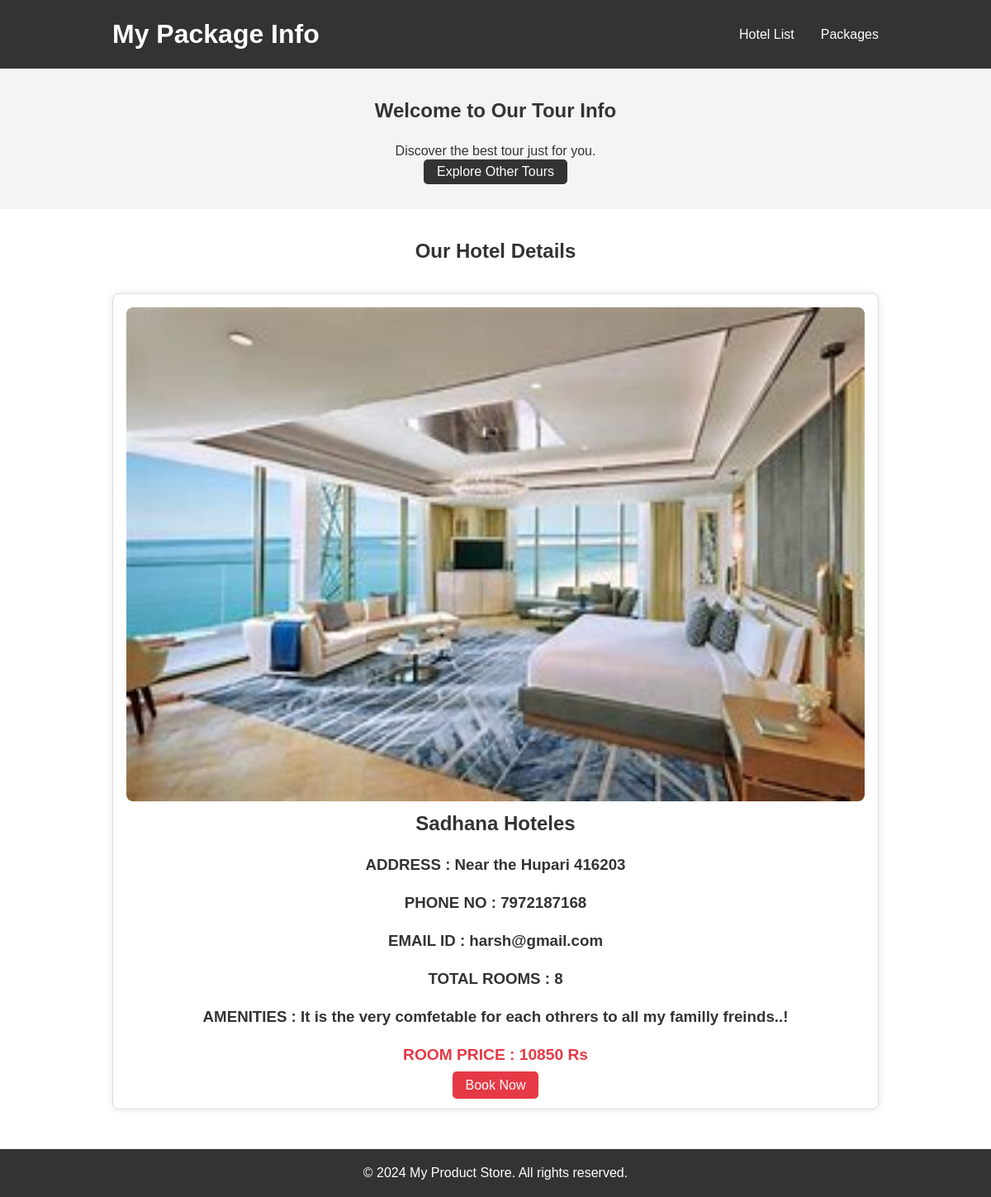
The page /book_files/book_hotel.php?id=1 on the database its author committed.
### tables this page shows
CREATE TABLE `create_hotel` (
  `Hotel_Id` int(100) NOT NULL,
  `Hotel_Name` varchar(100) NOT NULL,
  `Hotel_Address` varchar(100) NOT NULL,
  `PhoneNo` varchar(20) NOT NULL,
  `email` varchar(100) NOT NULL,
  `NumberOfRooms` varchar(100) NOT NULL,
  `PriceOfRoom` int(100) NOT NULL,
  `amenities` varchar(500) NOT NULL,
  `Hotel_Image` varchar(200) NOT NULL
);

### book_files/book_hotel.php (the view, shortened to what this page needs)
<?php
     include("../config/connection.php");
     if(isset($_GET['id'])){
        $sql = "select * from create_hotel where Hotel_Id = " .  $_GET['id'];
         $result = $conn->query($sql);
         $data = mysqli_fetch_assoc($result);
     }
     else{
         echo "Invalid request..!";
         exit;
     }
?>
<!DOCTYPE html>
<html lang="en">
<head>
    <link rel="stylesheet" href="styles.css">
</head>
<body>
    <header>
        <div class="container">
            <h1>My Package Info</h1>
            <nav>
                <ul>
                    <li><a href="../Lakshadweep/hotellist.php">Hotel List</a></li>
                    <li><a href="book_tour.php">Packages</a></li>
                </ul>
            </nav>
        </div>
    </header>
    <section class="hero">
        <div class="container">
            <h2>Welcome to Our Tour Info</h2>
            <p>Discover the best tour just for you.</p>
            <a href="#products" class="cta-button" >Explore Other Tours</a>
        </div>
    </section>
    <section id="products" class="products">
        <div class="container">
            <h2>Our Hotel Details</h2>
            <div class="product">
                <img src="<?php echo $data['Hotel_Image']; ?>" alt="Package 1">
                <h1><?php echo $data['Hotel_Name']; ?></h1>
                <h3>ADDRESS : <?php echo $data['Hotel_Address']; ?></h3>
                <h3>PHONE NO : <?php echo $data['PhoneNo']; ?></h3>
                <h3>EMAIL ID : <?php echo $data['email']; ?></h3>
                <h3>TOTAL ROOMS : <?php echo $data['NumberOfRooms']; ?></h3>
                <h3>AMENITIES : <?php echo $data['amenities']; ?></h3>
                <h3 class="price">ROOM PRICE : <?php echo $data['PriceOfRoom']; ?> Rs</h3>
                <a href="book_hotel_form.php?pass_hotel_id=<?php echo $data['Hotel_Id'] ?>" class="buy-button">Book Now</a>
            </div>
        </div>
    </section>
    <footer>
        <div class="container">
            <p>&copy; 2024 My Product Store. All rights reserved.</p>
        </div>
    </footer>
</body>
</html>

### book_files/styles.css (style rules this page uses)
body, h1, h2, h3, p, ul, li { margin: 0; padding: 0; box-sizing: border-box; }
body { font-family: Arial, sans-serif; line-height: 1.6; }
header { background: #333; color: #fff; padding: 1rem 0; }
header .container { display: flex; justify-content: space-between; align-items: center; width: 80%; margin: auto; }
header h1 { margin-left: 1rem; }
nav ul { list-style: none; display: flex; }
nav ul li { margin: 0 1rem; }
nav ul li a { color: #fff; text-decoration: none; }
.hero { background: #f4f4f4; color: #333; padding: 2rem 0; text-align: center; }
.hero h2 { margin-bottom: 1rem; }
.cta-button { background: #333; color: #fff; padding: 0.4rem 1rem; text-decoration: none; border-radius: 5px; }
.products { padding: 2rem 0; background: #fff; color: #333; }
.products .container { width: 80%; margin: auto; }
.products h2 { text-align: center; margin-bottom: 2rem; }
.product { text-align: center; margin: 1rem; padding: 1rem; border: 1px solid #ddd; border-radius: 8px; box-shadow: 0 0 10px rgba(0, 0, 0, 0.1); }
.product img { width: 100%; border-radius: 8px; }
.product h3 { margin: 1rem 0; }
.product .price { font-size: 1.2rem; color: #e63946; margin: 0.5rem 0; }
.buy-button { background: #e63946; color: #fff; padding: 0.5rem 1rem; text-decoration: none; border-radius: 5px; }
footer { background: #333; color: #fff; text-align: center; padding: 1rem 0; }
footer .container { width: 80%; margin: auto; }

### rows shown on the page
create_hotel: Hotel_Image (picture), Hotel_Name "Sadhana Hoteles", Hotel_Address "Near the Hupari 416203", PhoneNo "7972187168", email "harsh@gmail.com", NumberOfRooms "8", amenities "It is the very comfetable for each othrers to all my familly freinds..!", PriceOfRoom "10850"
